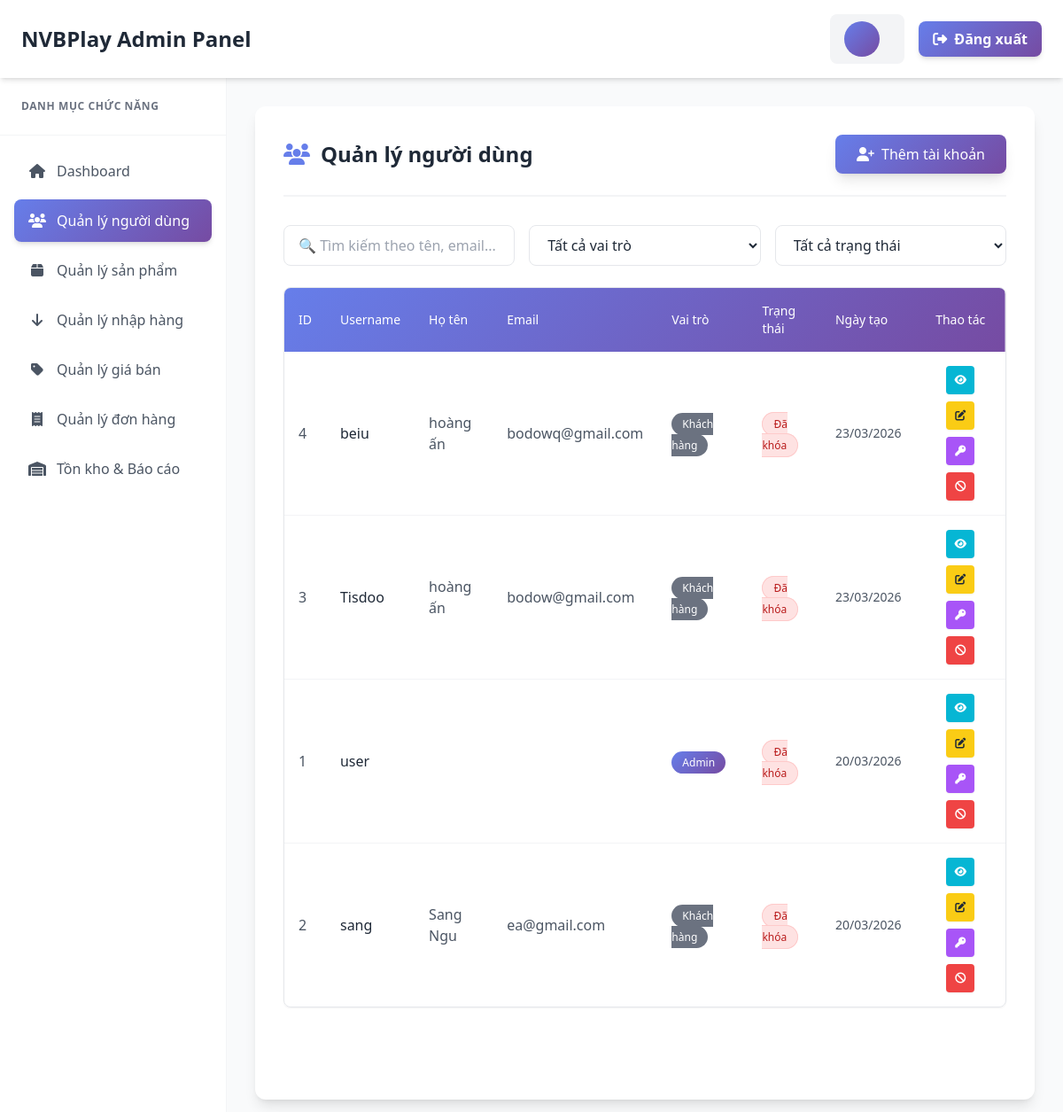
The app's page /admin/users.php (signed in), older data.
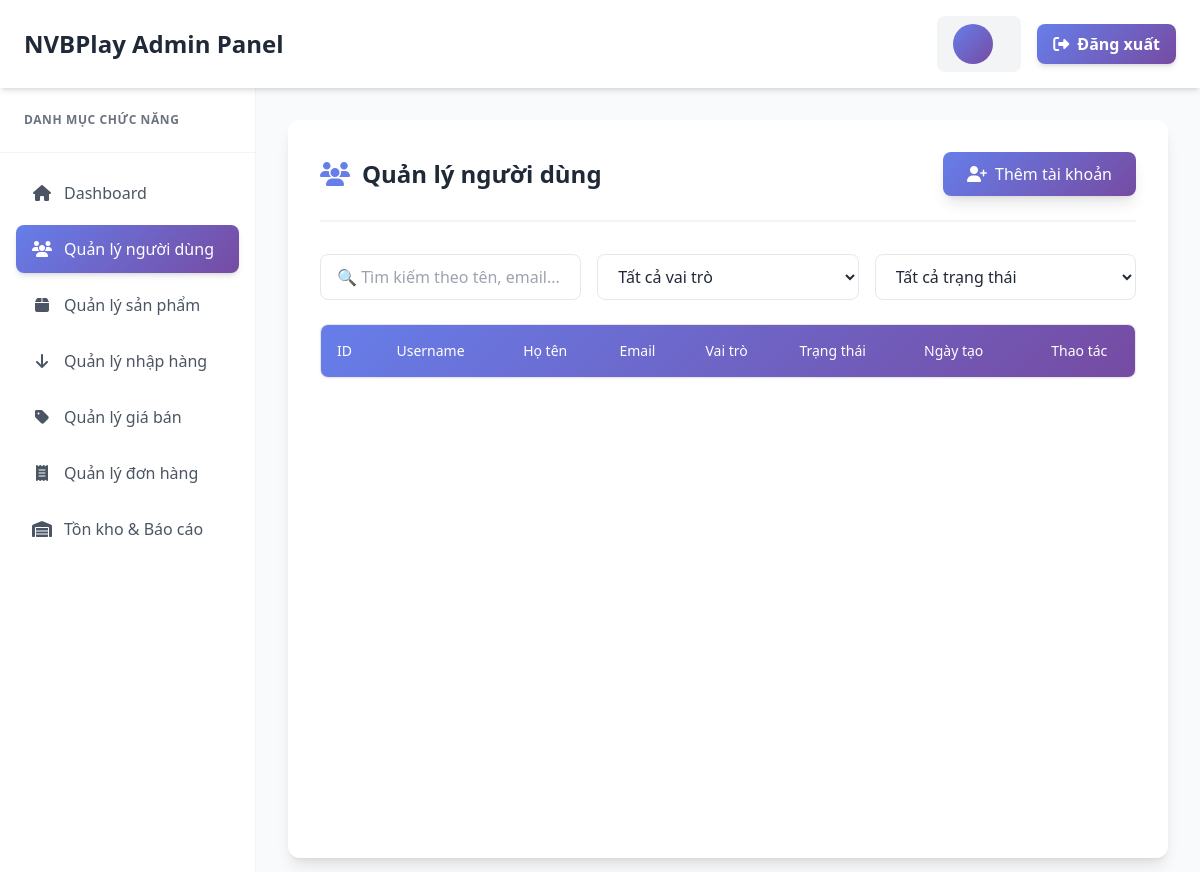
The same page, newer data.
### tables this page shows
CREATE TABLE `users` (
  `User_id` int(11) NOT NULL,
  `Username` varchar(50) NOT NULL,
  `password` varchar(255) NOT NULL,
  `Ho_ten` varchar(100) DEFAULT NULL,
  `email` varchar(100) DEFAULT NULL,
  `SDT` varchar(15) DEFAULT NULL,
  `role` tinyint(1) DEFAULT 0,
  `status` tinyint(1) DEFAULT 1,
  `created_at` datetime DEFAULT current_timestamp()
);

### control/function.php (called while the page is built, shortened)
<?php
function getUsers($conn) {
    $stmt = $conn->prepare("SELECT * FROM users ORDER BY created_at DESC");
    $stmt->execute();
    $result = $stmt->get_result();
    return $result->fetch_all(MYSQLI_ASSOC);
}
?>

### admin/users.php (the view, shortened to what this page needs)
<?php
require_once __DIR__ . '/../control/connect.php';
require_once __DIR__ . '/../control/function.php';
$users = getUsers($conn);
?>
<!DOCTYPE html>
<html lang="vi">
<head>
    <script src="https://cdn.tailwindcss.com"></script>
    <link rel="stylesheet" href="https://cdnjs.cloudflare.com/ajax/libs/font-awesome/6.4.0/css/all.min.css">
</head>
<body class="bg-gray-50 font-sans text-gray-800">
   <header class="bg-white shadow-md sticky top-0 z-50">
        <div class="flex justify-between items-center px-6 py-4">
            <h1 class="text-2xl font-bold text-gradient-custom">NVBPlay Admin Panel</h1>
            <div class="flex items-center space-x-4">
                <div class="flex items-center space-x-3 bg-gray-100 px-4 py-2 rounded-lg">
                    <div class="w-10 h-10 rounded-full bg-gradient-custom flex items-center justify-center text-white font-bold">
                    </div>
                </div>
                <button onclick="logout()" class="bg-gradient-custom text-white font-semibold px-4 py-2 rounded-lg hover:opacity-90 transition duration-200 shadow-md hover:shadow-lg">
                    <i class="fas fa-sign-out-alt mr-2"></i>Đăng xuất
                </button>
            </div>
        </div>
    </header>
    <div class="flex w-full min-h-[calc(100vh-70px)]">
        <aside class="w-64 bg-white shadow-lg hidden lg:block flex-shrink-0 border-r border-gray-100">
            <div class="p-6 border-b border-gray-100">
                <h3 class="text-gray-500 text-xs font-bold uppercase tracking-wider">Danh mục chức năng</h3>
            </div>
            <nav class="p-4 space-y-2">
                <a href="dashboard.php" class="flex items-center gap-3 px-4 py-3 text-gray-600 rounded-lg hover:bg-gray-50 hover:text-primary transition">
                    <i class="fas fa-home w-5 text-center"></i> Dashboard
                </a>
                <a href="users.php" class="flex items-center gap-3 px-4 py-3 bg-gradient-custom text-white rounded-lg shadow-md transition transform hover:-translate-y-0.5">
                    <i class="fas fa-users w-5 text-center"></i> Quản lý người dùng
                </a>
                <a href="product.php" class="flex items-center gap-3 px-4 py-3 text-gray-600 rounded-lg hover:bg-gray-50 hover:text-primary transition">
                    <i class="fas fa-box w-5 text-center"></i> Quản lý sản phẩm
                </a>
                <a href="import.php" class="flex items-center gap-3 px-4 py-3 text-gray-600 rounded-lg hover:bg-gray-50 hover:text-primary transition">
                    <i class="fas fa-arrow-down w-5 text-center"></i> Quản lý nhập hàng
                </a>
                <a href="price.php" class="flex items-center gap-3 px-4 py-3 text-gray-600 rounded-lg hover:bg-gray-50 hover:text-primary transition">
                    <i class="fas fa-tag w-5 text-center"></i> Quản lý giá bán
                </a>
                <a href="orders.php" class="flex items-center gap-3 px-4 py-3 text-gray-600 rounded-lg hover:bg-gray-50 hover:text-primary transition">
                    <i class="fas fa-receipt w-5 text-center"></i> Quản lý đơn hàng
                </a>
                <a href="inventory.php" class="flex items-center gap-3 px-4 py-3 text-gray-600 rounded-lg hover:bg-gray-50 hover:text-primary transition">
                    <i class="fas fa-warehouse w-5 text-center"></i> Tồn kho & Báo cáo
                </a>
            </nav>
        </aside>
        <main class="flex-1 p-6 lg:p-8 overflow-x-hidden bg-gray-50">
            <div class="bg-white rounded-xl shadow-lg p-6 lg:p-8 min-h-full">
                <div class="flex flex-col sm:flex-row justify-between items-start sm:items-center mb-8 pb-6 border-b-2 border-gray-100 gap-4">
                    <h2 class="text-2xl font-bold text-gray-800 flex items-center gap-3">
                        <i class="fas fa-users text-primary"></i> Quản lý người dùng
                    </h2>
                    <button onclick="openModal('addModal')" class="bg-gradient-custom hover:opacity-90 text-white px-6 py-2.5 rounded-lg font-medium shadow-lg hover:shadow-xl transition transform hover:-translate-y-0.5 flex items-center gap-2">
                        <i class="fas fa-user-plus"></i> Thêm tài khoản
                    </button>
                </div>
                <div class="grid grid-cols-1 md:grid-cols-3 gap-4 mb-6">
                    <input type="text" id="searchInput" placeholder="🔍 Tìm kiếm theo tên, email..."
                           class="w-full px-4 py-2.5 border border-gray-200 rounded-lg focus:outline-none focus:border-primary focus:ring-1 focus:ring-primary transition">
                    <select id="roleFilter" class="w-full px-4 py-2.5 border border-gray-200 rounded-lg focus:outline-none focus:border-primary focus:ring-1 focus:ring-primary transition bg-white">
                        <option value="">Tất cả vai trò</option>
                    </select>
                    <select id="statusFilter" class="w-full px-4 py-2.5 border border-gray-200 rounded-lg focus:outline-none focus:border-primary focus:ring-1 focus:ring-primary transition bg-white">
                        <option value="">Tất cả trạng thái</option>
                    </select>
                </div>
                <div class="overflow-x-auto rounded-lg border border-gray-200 shadow-sm">
                    <table id="usersTable" class="w-full text-left border-collapse">
                        <thead>
                            <tr class="bg-gradient-custom text-white">
                                <th class="p-4 font-medium text-sm">ID</th>
                                <th class="p-4 font-medium text-sm">Username</th>
                                <th class="p-4 font-medium text-sm">Họ tên</th>
                                <th class="p-4 font-medium text-sm">Email</th>
                                <th class="p-4 font-medium text-sm">Vai trò</th>
                                <th class="p-4 font-medium text-sm">Trạng thái</th>
                                <th class="p-4 font-medium text-sm">Ngày tạo</th>
                                <th class="p-4 font-medium text-sm text-center">Thao tác</th>
                            </tr>
                        </thead>
                        <tbody class="divide-y divide-gray-100">
                            <?php foreach ($users as $user): ?>
                            <tr class="hover:bg-blue-50/50 transition duration-150">
                                <td class="p-4 text-gray-600"><?php echo $user['User_id']; ?></td>
                                <td class="p-4 font-medium text-gray-800"><?php echo htmlspecialchars($user['Username']); ?></td>
                                <td class="p-4 text-gray-600"><?php echo htmlspecialchars($user['Ho_ten'] ?? ''); ?></td>
                                <td class="p-4 text-gray-600"><?php echo htmlspecialchars($user['email'] ?? ''); ?></td>
                                <td class="p-4">
                                    <?php
                                    $roleClass = '';
                                    $roleName = '';
                                    if ($user['role'] === 1) {
                                        $roleClass = 'bg-gradient-custom text-white';
                                        $roleName = 'Admin';
                                    } else {
                                        $roleClass = 'bg-gray-500 text-white';
                                        $roleName = 'Khách hàng';
                                    }
                                    ?>
                                    <span class="px-3 py-1 rounded-full text-xs font-medium <?php echo $roleClass; ?>"><?php echo $roleName; ?></span>
                                </td>
                                <td class="p-4">
                                    <?php if ($user['status'] === 'active'): ?>
                                        <span class="px-3 py-1 rounded-full text-xs font-medium bg-green-100 text-green-700 border border-green-200">Đang hoạt động</span>
                                    <?php else: ?>
                                        <span class="px-3 py-1 rounded-full text-xs font-medium bg-red-100 text-red-700 border border-red-200">Đã khóa</span>
                                    <?php endif; ?>
                                </td>
                                <td class="p-4 text-gray-600 text-sm"><?php echo date('d/m/Y', strtotime($user['created_at'])); ?></td>
                                <td class="p-4">
                                    <div class="flex items-center justify-center gap-2 flex-wrap">
                                        <button onclick="viewUser(<?php echo $user['User_id']; ?>)" class="w-8 h-8 rounded bg-cyan-500 hover:bg-cyan-600 text-white flex items-center justify-center transition shadow-sm" title="Xem chi tiết">
                                            <i class="fas fa-eye text-xs"></i>
                                        </button>
                                        <button onclick="editUser(<?php echo $user['User_id']; ?>)" class="w-8 h-8 rounded bg-yellow-400 hover:bg-yellow-500 text-gray-800 flex items-center justify-center transition shadow-sm" title="Chỉnh sửa">
                                            <i class="fas fa-edit text-xs"></i>
                                        </button>
        <button onclick="resetPasswordDefault(<?php echo $user['User_id']; ?>, '<?php echo htmlspecialchars($user['Username']); ?>')"
                class="w-8 h-8 rounded bg-purple-500 hover:bg-purple-600 text-white flex items-center justify-center transition shadow-sm"
                title="Đặt lại mật khẩu thành 12345">
            <i class="fas fa-key text-xs"></i>
        </button>
                                        <?php if ($user['status'] === 1): ?>
                                            <a href="?action=lock&id=<?php echo $user['User_id']; ?>" class="w-8 h-8 rounded bg-red-500 hover:bg-red-600 text-white flex items-center justify-center transition shadow-sm" title="Khóa tài khoản" onclick="return confirm('Bạn có chắc muốn KHÓA tài khoản này?')">
                                                <i class="fas fa-ban text-xs"></i>
                                            </a>
                                        <?php endif; ?>
                                    </div>
                                </td>
                            </tr>
                            <?php endforeach; ?>
                        </tbody>
                    </table>
                </div>
            </div>
        </main>
    </div>
</body>
</html>

Row changes from the older to the newer data that the page shows:
removed users: User_id "4", Username "beiu", Ho_ten "hoàng ấn", email "bodowq@gmail.com", role "Khách hàng", status "Đã khóa", created_at "23/03/2026"
removed users: User_id "3", Username "Tisdoo", Ho_ten "hoàng ấn", email "bodow@gmail.com", role "Khách hàng", status "Đã khóa", created_at "23/03/2026"
removed users: User_id "1", Username "user", role "Admin", status "Đã khóa", created_at "20/03/2026"
removed users: User_id "2", Username "sang", Ho_ten "Sang Ngu", email "ea@gmail.com", role "Khách hàng", status "Đã khóa", created_at "20/03/2026"
